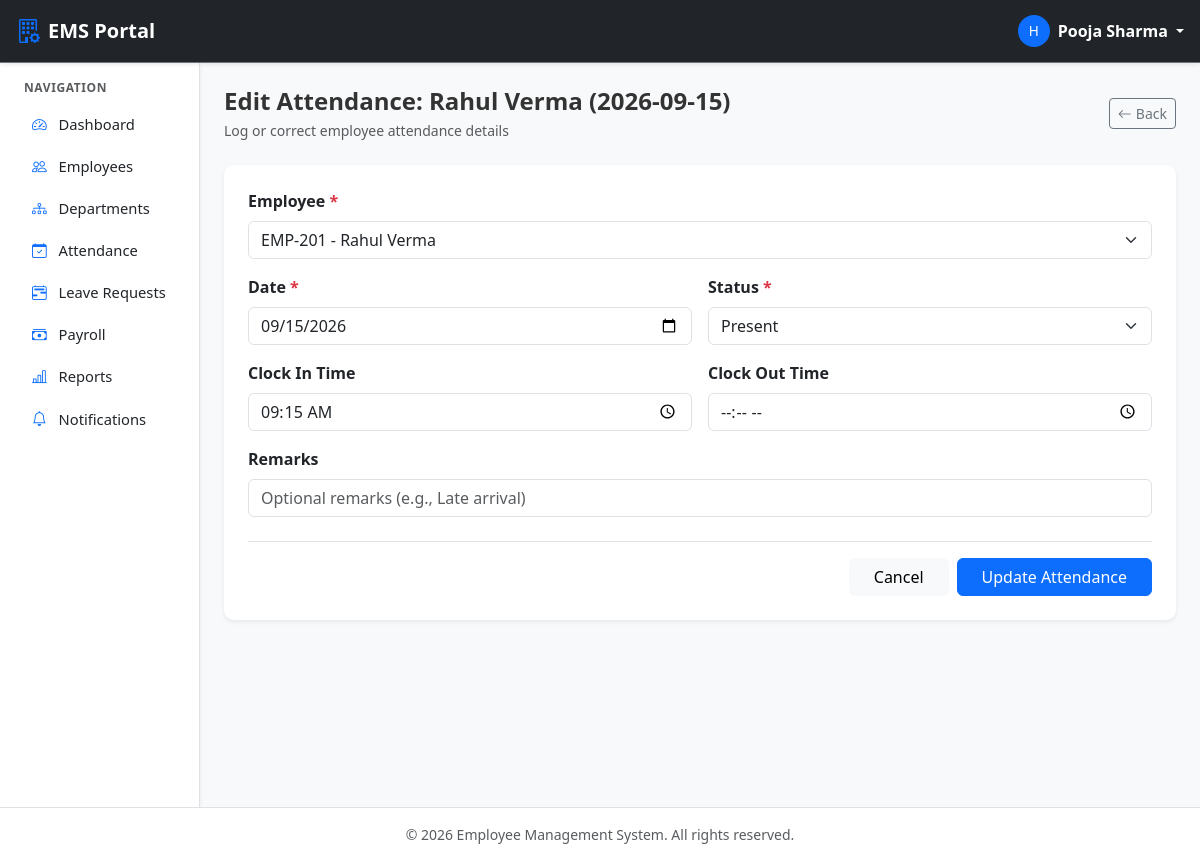
Screenshot of /attendance/2/edit/ (signed in) with the database file from the repository.
### employees/models.py (models this page shows, shortened)
class Employee(models.Model):
    ROLE_CHOICES = (
        ('ADMIN', 'Admin'),
        ('HR', 'HR / Manager'),
        ('EMPLOYEE', 'Employee'),
    )
    GENDER_CHOICES = (
        ('MALE', 'Male'),
        ('FEMALE', 'Female'),
        ('OTHER', 'Other'),
    )
    STATUS_CHOICES = (
        ('ACTIVE', 'Active'),
        ('INACTIVE', 'Inactive'),
    )
    user = models.OneToOneField(
        User,
        on_delete=models.CASCADE,
        related_name='employee'
    )
    employee_id = models.CharField(max_length=20, unique=True)
    phone = models.CharField(max_length=15, blank=True, null=True)
    address = models.TextField(blank=True, null=True)
    date_of_birth = models.DateField(blank=True, null=True)
    gender = models.CharField(max_length=10, choices=GENDER_CHOICES, default='MALE')
    profile_picture = models.ImageField(
        upload_to='profile_pictures/',
        blank=True,
        null=True
    )
    department = models.ForeignKey(
        Department,
        on_delete=models.SET_NULL,
        null=True,
        blank=True,
        related_name='employees'
    )
    designation = models.ForeignKey(
        Designation,
        on_delete=models.SET_NULL,
        null=True,
        blank=True,
        related_name='employees'
    )
    joining_date = models.DateField(blank=True, null=True)
    basic_salary = models.DecimalField(max_digits=10, decimal_places=2, default=0.00)
    role = models.CharField(max_length=10, choices=ROLE_CHOICES, default='EMPLOYEE')
    status = models.CharField(max_length=10, choices=STATUS_CHOICES, default='ACTIVE')
    created_at = models.DateTimeField(auto_now_add=True)
    updated_at = models.DateTimeField(auto_now=True)
    class Meta:
        ordering = ['employee_id']
    def __str__(self):
        return f"{self.employee_id} - {self.user.get_full_name() or self.user.username}"
    @property
    def full_name(self):
        return self.user.get_full_name() or self.user.username

### attendance/models.py (models this page shows, shortened)
class Attendance(models.Model):
    STATUS_CHOICES = (
        ('PRESENT', 'Present'),
        ('ABSENT', 'Absent'),
        ('HALF_DAY', 'Half Day'),
        ('LEAVE', 'On Leave'),
    )
    employee = models.ForeignKey(
        Employee,
        on_delete=models.CASCADE,
        related_name='attendances'
    )
    date = models.DateField(default=timezone.now)
    check_in = models.TimeField(blank=True, null=True)
    check_out = models.TimeField(blank=True, null=True)
    status = models.CharField(max_length=10, choices=STATUS_CHOICES, default='PRESENT')
    remarks = models.CharField(max_length=255, blank=True, null=True)
    created_at = models.DateTimeField(auto_now_add=True)
    updated_at = models.DateTimeField(auto_now=True)
    class Meta:
        ordering = ['-date', 'employee']
        constraints = [
            models.UniqueConstraint(
                fields=['employee', 'date'],
                name='unique_attendance_per_day'
            )
        ]

### attendance/views.py (the view)
# urls.py: path('<int:pk>/edit/', views.attendance_update_view, name='attendance_edit'),
@hr_required
def attendance_update_view(request, pk):
    attendance = get_object_or_404(Attendance, pk=pk)
    if request.method == 'POST':
        form = AttendanceForm(request.POST, instance=attendance)
        if form.is_valid():
            form.save()
            messages.success(request, f"Attendance for {attendance.employee.full_name} updated successfully.")
            return redirect('attendance_list')
        else:
            messages.error(request, "Please correct the highlighted errors.")
    else:
        form = AttendanceForm(instance=attendance)
    return render(request, 'attendance/attendance_form.html', {
        'form': form,
        'title': f'Edit Attendance: {attendance.employee.full_name} ({attendance.date})',
        'btn_text': 'Update Attendance',
    })

### attendance/forms.py (shortened to what this page needs)
class AttendanceForm(forms.ModelForm):
    employee = forms.ModelChoiceField(
        queryset=Employee.objects.filter(status='ACTIVE').select_related('user'),
        widget=forms.Select(attrs={'class': 'form-select'})
    )
    class Meta:
        model = Attendance
        fields = ['employee', 'date', 'check_in', 'check_out', 'status', 'remarks']
        widgets = {
            'date': forms.DateInput(attrs={'class': 'form-control', 'type': 'date'}),
            'check_in': forms.TimeInput(attrs={'class': 'form-control', 'type': 'time'}),
            'check_out': forms.TimeInput(attrs={'class': 'form-control', 'type': 'time'}),
            'status': forms.Select(attrs={'class': 'form-select'}),
            'remarks': forms.TextInput(attrs={'class': 'form-control', 'placeholder': 'Optional remarks (e.g., Late arrival)'}),
        }

### attendance/templates/attendance/attendance_form.html (shortened to what this page needs)
{% extends "base.html" %}
{% block content %}
<div class="container-fluid max-w-700 p-0">
    <div class="d-flex align-items-center justify-content-between mb-4">
        <div>
            <h4 class="fw-bold mb-1">{{ title }}</h4>
            <p class="text-muted small mb-0">Log or correct employee attendance details</p>
        </div>
        <a href="{% url 'attendance_list' %}" class="btn btn-outline-secondary btn-sm">
            <i class="bi bi-arrow-left me-1"></i>Back
        </a>
    </div>
    <div class="card shadow-sm border-0">
        <div class="card-body p-4">
            <form method="post" novalidate>
                <div class="mb-3">
                    <label class="form-label fw-semibold required">Employee</label>
                    {{ form.employee }}
                </div>
                <div class="row g-3 mb-3">
                    <div class="col-md-6">
                        <label class="form-label fw-semibold required">Date</label>
                        {{ form.date }}
                    </div>
                    <div class="col-md-6">
                        <label class="form-label fw-semibold required">Status</label>
                        {{ form.status }}
                    </div>
                </div>
                <div class="row g-3 mb-3">
                    <div class="col-md-6">
                        <label class="form-label fw-semibold">Clock In Time</label>
                        {{ form.check_in }}
                    </div>
                    <div class="col-md-6">
                        <label class="form-label fw-semibold">Clock Out Time</label>
                        {{ form.check_out }}
                    </div>
                </div>
                <div class="mb-3">
                    <label class="form-label fw-semibold">Remarks</label>
                    {{ form.remarks }}
                </div>
                <div class="d-flex justify-content-end gap-2 mt-4 pt-3 border-top">
                    <a href="{% url 'attendance_list' %}" class="btn btn-light px-4">Cancel</a>
                    <button type="submit" class="btn btn-primary px-4">{{ btn_text }}</button>
                </div>
            </form>
        </div>
    </div>
</div>
{% endblock %}

### templates/navbar.html (shortened to what this page needs)
<nav class="navbar navbar-expand-lg navbar-dark bg-dark sticky-top border-bottom border-secondary shadow-sm">
    <div class="container-fluid px-3">
        <a class="navbar-brand fw-bold d-flex align-items-center" href="#">
            <i class="bi bi-building-gear text-primary me-2 fs-4"></i>
            <span>EMS Portal</span>
        </a>
        {% if user.is_authenticated %}
        <div class="ms-auto d-flex align-items-center">
            <div class="dropdown">
                <a href="#" class="d-flex align-items-center text-white text-decoration-none dropdown-toggle" id="userDropdown" data-bs-toggle="dropdown" aria-expanded="false">
                    <span class="avatar-badge bg-primary text-white rounded-circle me-2 d-inline-flex justify-content-center align-items-center" style="width: 32px; height: 32px; font-size: 0.85rem;">
                        {{ user.username|first|upper }}
                    </span>
                    <span class="d-none d-sm-inline fw-semibold me-1">{{ user.get_full_name|default:user.username }}</span>
                </a>
            </div>
        </div>
        {% else %}
        <div class="ms-auto">
            <a href="{% url 'login' %}" class="btn btn-outline-light btn-sm px-3">Login</a>
        </div>
        {% endif %}
    </div>
</nav>

### static/css/style.css (style rules this page uses)
:root { --ems-primary: #0d6efd; --ems-dark: #212529; --ems-sidebar-bg: #ffffff; --ems-sidebar-width: 250px; --ems-card-radius: 10px; }
body { font-family: system-ui, -apple-system, "Segoe UI", Roboto, "Helvetica Neue", Arial, sans-serif; color: #333333; background-color: #f8f9fa; }
.card { border-radius: var(--ems-card-radius); border: 1px solid #edf2f9; transition: transform 0.15s ease-in-out, box-shadow 0.15s ease-in-out; }
.form-label.required::after { content: " *"; color: #dc3545; }

### rows the page displays
Employee: employee "EMP-201 - Rahul Verma"
Attendance: date "09/15/2026", status "Present", check_in "09:15:00"

### other values shown
{{ user.username|first|upper }} "H"
{{ user.get_full_name|default:user.username }} "Pooja Sharma"
{{ title }} "Edit Attendance: Rahul Verma (2026-09-15)"
{{ btn_text }} "Update Attendance"
